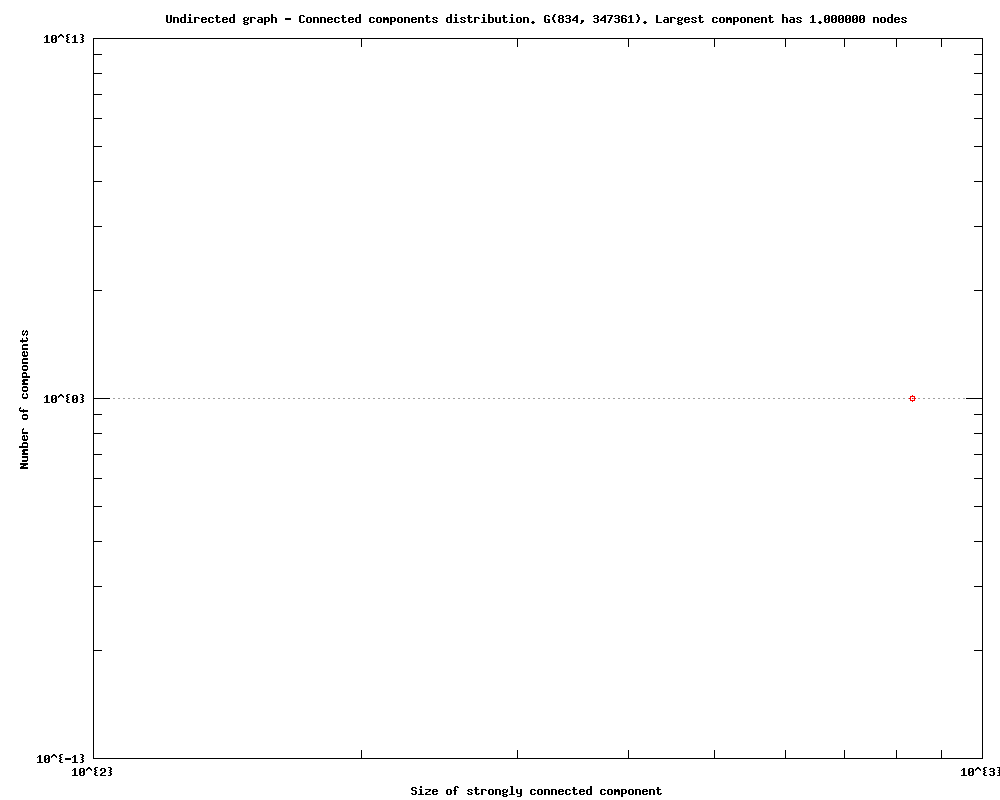

gnuplot code for this plot:
#
# Undirected graph - Connected components distribution. G(834, 347361). Largest component has 1.000000 nodes (Fri Sep 23 20:02:35 2016)
#

set title "Undirected graph - Connected components distribution. G(834, 347361). Largest component has 1.000000 nodes"
set key bottom right
set logscale xy 10
set format x "10^{%L}"
set mxtics 10
set format y "10^{%L}"
set mytics 10
set grid
set xlabel "Size of strongly connected component"
set ylabel "Number of components"
set tics scale 2
set terminal png size 1000,800
set output 'scc.conn_components_plot_random5000by6.txt.png'
plot 	"scc.conn_components_plot_random5000by6.txt.tab" using 1:2 title "" with linespoints pt 6
